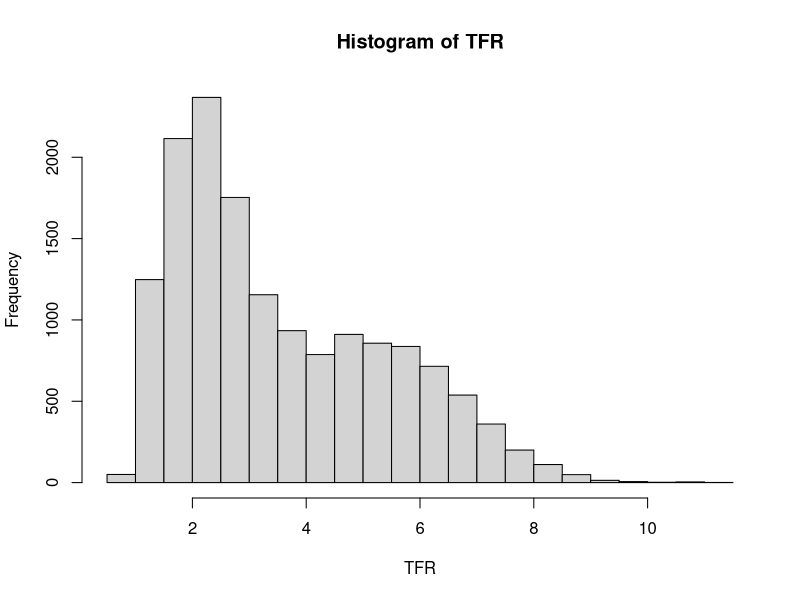
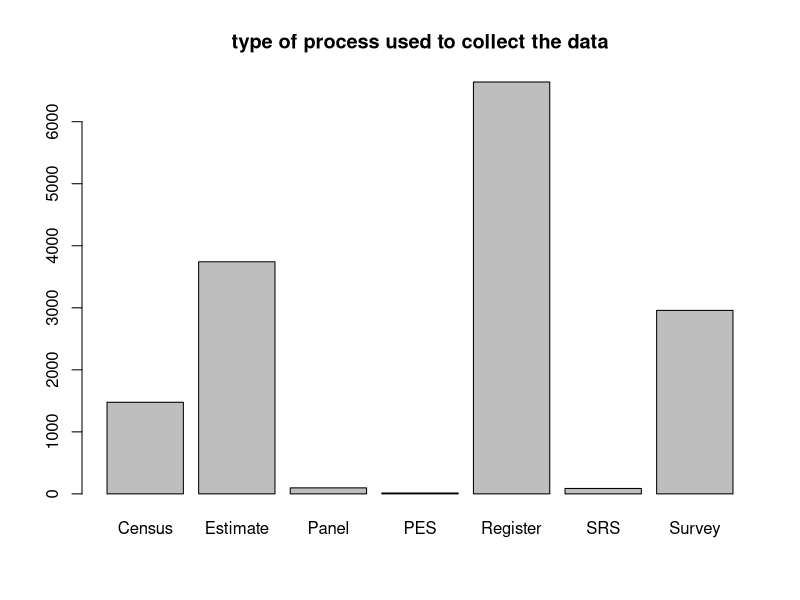
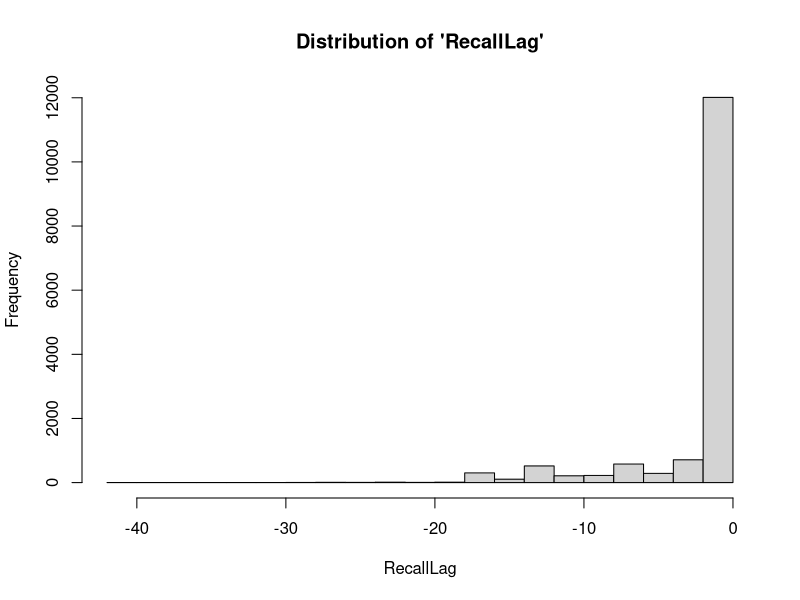
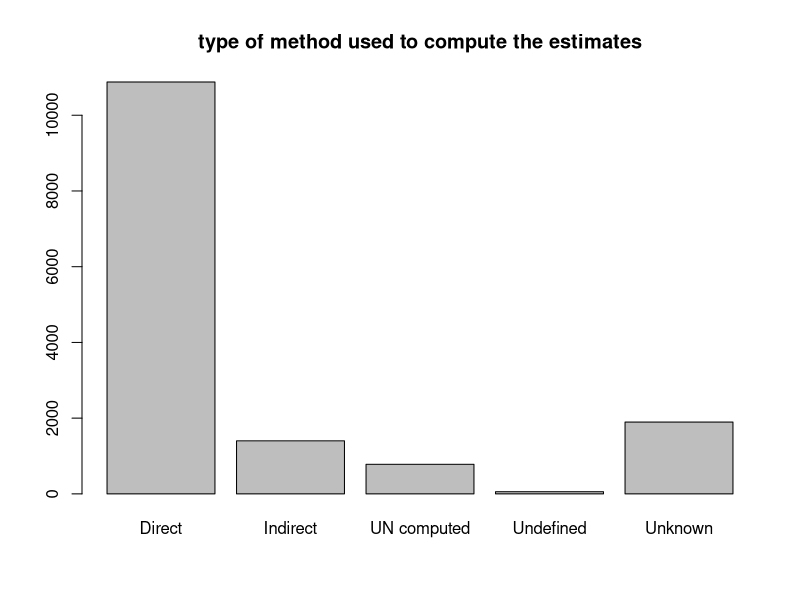
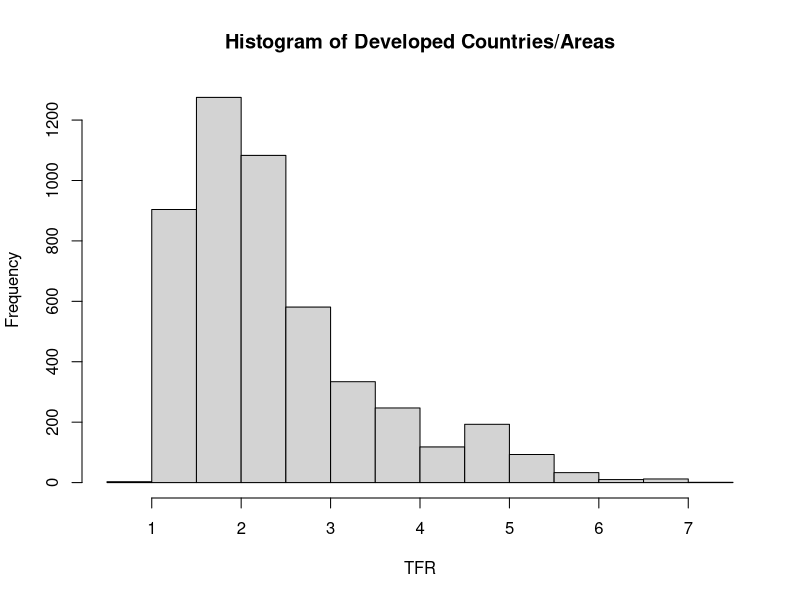
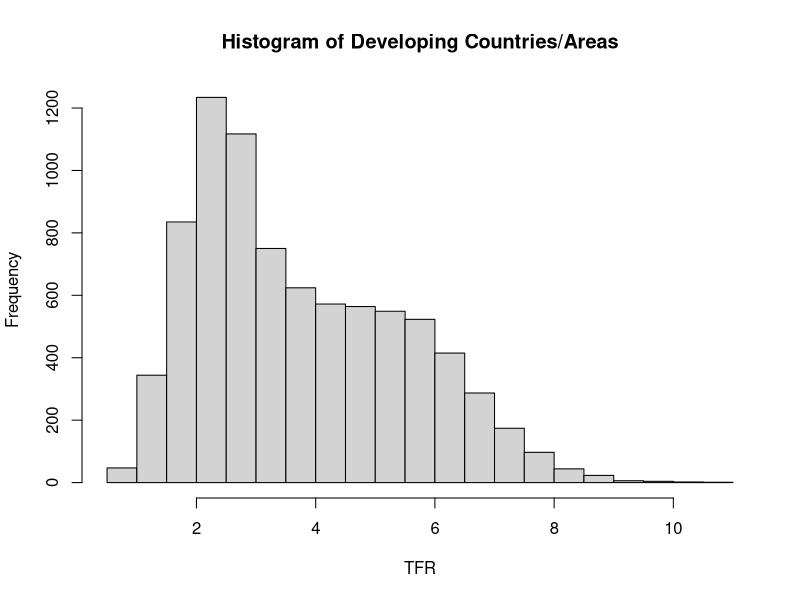
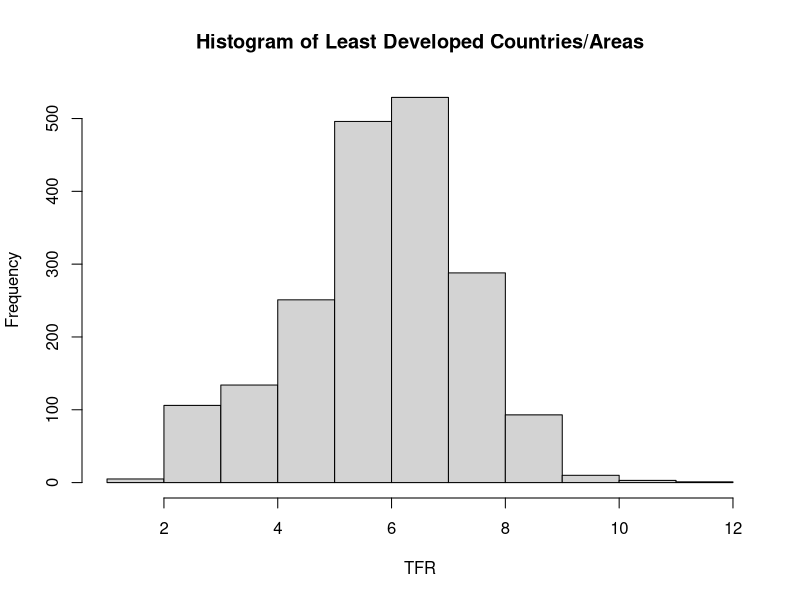
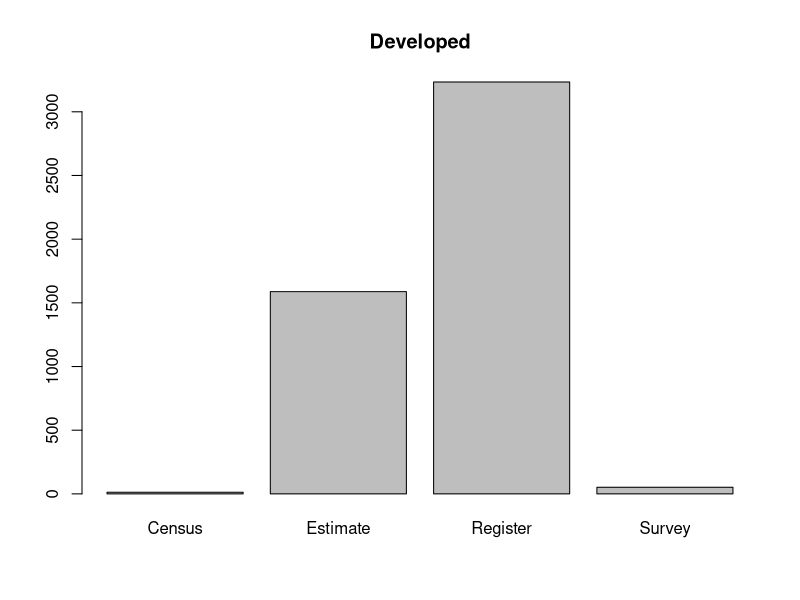

The R script that drew these images, in order: (Note: this script raises an error after producing the figures.)
## ---- chunk 1
knitr::opts_chunk$set(echo = TRUE)
# Load all required dependencies
library(openxlsx)
library(tidyverse)
library(lubridate)
library(stats)
library(data.table)
library(gridExtra)
## ---- chunk 2
# Subset TFR and required predictors from the original dataset
# tfr_data = read.xlsx("/Users/Ka_rennn/Desktop/School/Statistical Conulting/Data/UNPD_WFD_2017_FERTILITY_EmpiricalData.xlsx", sheet = 3)
# tfr_data = tfr_data %>% filter(Indicator == "TFR") %>% select(DataValue, ISO.code, Country.or.area, TimeMid, DataProcessType, DataProcess, DataCatalog.ShortName, RecallLag, DataTypeGroupName, DataTypeRecoded) %>% arrange(ISO.code, TimeMid)
# tfr_data$TimeMid = format(date_decimal(tfr_data$TimeMid), "%Y-%m-%d") # formate time variable
# write.csv(tfr_data, file = "tfr_data.csv")
# rm(tfr_data)
# Load and merge the cleaned data and sub-region data by country
tfr = read.csv("tfr_data.csv", header = T)
subregion = read.csv("un_subregion.csv", header = T)
tfr = merge(x = tfr, y = subregion[ , -1], by = "ISO.code")
tfr$TimeMid = as.Date.character(format(date_decimal(tfr$TimeMid), "%Y-%m-%d"))
tfr <- tfr %>% mutate(year = year(TimeMid)) %>% filter(year <= 2016)
head(tfr)
## ---- chunk 3
# DataValue
hist(tfr$DataValue, xlab = "TFR", main = "Histogram of TFR")
summary(tfr$DataValue) # world-wide speaking, mean TFR is 3.57 and the median is around 3
## ---- chunk 4
# DataProcessType: Type of process used to collect or obtain the data values
barplot(table(tfr$DataProcessType), main = "type of process used to collect the data") # Register, Estimate, Survey and Census are the most popular types of data process
## ---- chunk 5
# DataProcess: Specific process used to collect or obtain the data values (e.g., specific international data collection program)
table(tfr$DataProcess)
## ---- chunk 6
# DataCatalog.ShortName: Abbreviated short name for data source
table(tfr$DataCatalog.ShortName)[1 : 10]
## ---- chunk 7
# RecallLag: Length of the recall period (in years) between time of data collection (FieldWorkMiddle) and the mid-reference date for the data value (TimeMid)
hist(tfr$RecallLag, main = "Distribution of 'RecallLag'", xlab = "RecallLag")
# hist(tfr[tfr$DataTypeGroupName == "Direct", ]$RecallLag, main = "Distribution of 'RecallLag' for Direct method", xlab = "RecallLag") # direct method has smaller "RecallLag"
## ---- chunk 8
# DataTypeGroupName: Type of method used to compute the estimates 
barplot(table(tfr$DataTypeGroupName), main = "type of method used to compute the estimates") # most estimates were calculated using direct method
## ---- chunk 9
# DataTypeRecoded: Type of collected data or estimation process used to derive the data value (i.e., defining whether data are from direct, retrospective or indirect method).
table(tfr$DataTypeRecoded)[1:10]
## ---- chunk 10
table(tfr$development)
## ---- chunk 11
tfr_dev = tfr[tfr$development == "Developed", ]
tfr_deving = tfr[tfr$development == "Developing", ]
tfr_least = tfr[tfr$development == "Least developed", ]
# TFR
hist(tfr_dev$DataValue, main = "Histogram of Developed Countries/Areas", xlab = "TFR")
hist(tfr_deving$DataValue, main = "Histogram of Developing Countries/Areas", xlab = "TFR")
hist(tfr_least$DataValue, main = "Histogram of Least Developed Countries/Areas", xlab = "TFR")
summary(tfr_dev$DataValue) 
summary(tfr_deving$DataValue)
summary(tfr_least$DataValue)
# On average, less developed countries/areas have higher TFR
## ---- chunk 12
# DataProcessType: Type of process used to collect or obtain the data values
barplot(table(tfr_dev$DataProcessType), main = "Developed") 
barplot(table(tfr_deving$DataProcessType), main = "Developing")
barplot(table(tfr_least$DataProcessType), main = "Least Develped") 
## ---- chunk 13
# RecallLag
par(mfrow = c(2, 2))
hist(tfr_dev$RecallLag, main = "Developed", xlim = c(-40, 0))
hist(tfr_deving$RecallLag, main = "Developing", xlim = c(-40, 0))
hist(tfr_least$RecallLag, main = "Least Developed", xlim = c(-40, 0))
## ---- chunk 14
# DataTypeGroupName
barplot(table(tfr_dev$DataTypeGroupName), main = "Developed")
barplot(table(tfr_deving$DataTypeGroupName), main = "Developing")
barplot(table(tfr_least$DataTypeGroupName), main = "Least Developed")
## ---- chunk 15
# Generate a function to genreate time series plot for each input contry
tfr_plot = function(country){
  #ggplot(tfr[which(tfr$Country.or.area == country), ], aes(x = TimeMid, y = DataValue, col = DataCatalog.ShortName)) + geom_point() + geom_line() + scale_x_date(date_labels = "%Y") + geom_smooth() + ggtitle(paste(country))
  
  ggplot(tfr[which(tfr$Country.or.area == country), ], aes(x = TimeMid, y = DataValue, col = DataTypeRecoded)) + geom_point(aes(size = 6.5 - sqrt(-RecallLag))) + geom_line() + scale_x_date(date_labels = "%Y") + geom_smooth() + ggtitle(paste(country)) + scale_y_continuous(limits = c(0, 11.5))
}

tfr_m <- tfr %>% group_by(year, ISO.code, Country.or.area) %>% summarise(DataValue = mean(DataValue)) %>% arrange(ISO.code, year) %>% ungroup()

tfr_m_plot <- function(country) {
  ggplot(tfr[which(tfr$Country.or.area == country), ], aes(x = year, y = DataValue)) + geom_point() + geom_line() + scale_x_date(date_labels = "%Y") + geom_smooth() + ggtitle(paste(country))
}

# Developed countries
tfr_plot("Japan")
tfr_plot("United States of America")
# Developing countries
tfr_plot("China")
tfr_plot("Brazil")
# Least developed countries
tfr_plot("Uganda")
tfr_plot("Haiti")
## ---- chunk 16
# return best degree, best model summary, and plot
best_model <- function(country, max_degree = 10, print.plot = TRUE) {
  
  require(dplyr)
  country_data <- tfr_m %>%
    filter(Country.or.area == country)
  mean_year <- mean(country_data$year)
  country_data <- country_data %>%
    mutate(year_ctr = year - mean_year)
  n <- nrow(country_data)
  current_formula <- "DataValue~year_ctr"
  best_model <- lm(formula(current_formula), data = country_data)
  best_degree <- 1
  p_value <- NA
  for(i in 2:max_degree) {
    new_formula <- paste0(current_formula,"+I(year_ctr^",i,")")
    new_model <- lm(formula(new_formula), data = country_data)
    compare_anova <- anova(new_model, best_model)
    
    
    if((compare_anova$`Pr(>F)`[2] < 0.05) & is.na(compare_anova$`Pr(>F)`[2]) == FALSE) {
      best_model <- new_model
      best_degree <- i
      p_value <- compare_anova$`Pr(>F)`[2]
    } else {
      NULL
    }
    current_formula <- new_formula
  }
  year1 <- unique(country_data$year)
  country.pred <- data.frame(year = year1, predict(best_model, interval = 'confidence'))
  
  p <- ggplot() + 
    geom_point(data = country_data, aes(year, DataValue)) + 
    geom_line(data = country.pred, aes(year, fit)) + 
    geom_ribbon(data = country.pred, aes(year, ymin = lwr, ymax = upr), alpha = 0.4) + 
    scale_y_continuous(limits = c(0, 11.5)) + 
    ggtitle(paste(country))
  print(p)
  return(list(
    model_deets = list(degree = best_degree,
                       R2 = summary(best_model$adj.r.squared),
                       RMSE = sqrt(sum(residuals(best_model)^2)/length(residuals(best_model)))
    ),
    model = best_model, p.value = p_value,
    plot = p)
  )
}
## ---- chunk 17
japan_model <- best_model("Japan")
japan_model$degree
predict(japan_model$model, newdata = data.frame(year_ctr = 1947-1981))
## ---- chunk 18
best_model_predict <- function(country, max_degree = 10) {
  
  require(dplyr)
  country_data <- tfr_m %>%
    filter(Country.or.area == country#, year >= 1950 
           )
  mean_year <- mean(country_data$year)
  
  country_data <- country_data %>%
    mutate(year_ctr = year - mean_year)
  n <- nrow(country_data)
  current_formula <- "DataValue~year_ctr"
  best_model <- lm(formula(current_formula), data = country_data)
  for(i in 2:max_degree) {
    new_formula <- paste0(current_formula,"+I(year_ctr^",i,")")
    new_model <- lm(formula(new_formula), data = country_data)
    compare_anova <- anova(new_model, best_model)
    if((compare_anova$`Pr(>F)`[2] < 0.05) & is.na(compare_anova$`Pr(>F)`[2]) == FALSE) {
      best_model <- new_model
      best_degree <- i
    } else {
      break
    }
    current_formula <- new_formula
  }
  year1 <- unique(country_data$year)
  pred <- data.frame(newdata = data.frame(year = year1), predict(best_model))
  pred$Country.or.area <- rep(country, length(year1))
  colnames(pred) <- c("year", "predict", "Country.or.area")
  return(data.frame(pred))
}

joincountry <- function(x, y, by = NULL) {
  require(dplyr)
  left_join(y, x, by = by)
}

pred.table1 <- rbindlist(lapply(as.list(unique(tfr$Country.or.area)), best_model_predict))
pred.table1$Country.or.area <- as.character(pred.table1$Country.or.area)


tfr_pred1 <- tfr %>% mutate(year = year(TimeMid), Country.or.area = as.character(Country.or.area)) %>% left_join(., pred.table1, by = c("Country.or.area" = "Country.or.area", "year" = "year")) %>% mutate(res = DataValue - predict) %>% group_by(DataProcessType, region, development) %>% mutate(avg.adj1 = -mean(res)) %>% ungroup() %>% mutate(adjd.tfr = DataValue + avg.adj1)

tfr_pred_plot1 <- function(country) {
  tfr_pred1 %>% filter(Country.or.area == country) %>% ggplot() + geom_point(aes(x = year, y = DataValue), col = "blue") + geom_smooth(aes(x= year, y = DataValue)) + geom_point(aes(x= year, y = adjd.tfr), col = "red") + geom_smooth(aes(x= year, y = adjd.tfr), col = "red") + ggtitle(paste(country))
}

## ---- chunk 19
# change best_model_predict to include filter(year >= 1950) before running

tfr1950 <- tfr %>% filter(year >= 1950)

pred.table2 <- rbindlist(lapply(as.list(unique(tfr1950$Country.or.area)), best_model_predict))
pred.table2$Country.or.area <- as.character(pred.table2$Country.or.area)

tfr_pred2 <- tfr1950 %>% mutate(Country.or.area = as.character(Country.or.area)) %>% left_join(., pred.table2, by = c("Country.or.area" = "Country.or.area", "year" = "year")) %>% mutate(res = DataValue - predict) %>% group_by(DataCatalog.ShortName, region, development) %>% mutate(avg.adj1 = -mean(res)) %>% ungroup() %>% mutate(adjd.tfr = DataValue + avg.adj1)

tfr_pred2_plot <- function(country) {
  tfr_pred2 %>% filter(Country.or.area == country) %>% ggplot() + geom_point(aes(x = year, y = DataValue), col = "blue") + geom_smooth(aes(x= year, y = DataValue), size = 0.2) + geom_point(aes(x= year, y = adjd.tfr), col = "red") + geom_smooth(aes(x= year, y = adjd.tfr), col = "red", size = 0.2) + ggtitle(paste(country))
}

## ---- chunk 20
#missing_tbl <- read.csv("/Users/Ka_rennn/Desktop/School/Statistical Consulting/Data/missing_tbl.csv")
ggplot(missing_tbl, aes(x = n_missing, col = development, fill = development)) +
  geom_histogram(alpha = 0.5, pos = "identity", binwidth = 4) +
  labs(title = "Missing data counts by development level", 
       x = "Number of missing years 1950 - 2016",
       y = "Countries")
## ---- chunk 21
plot_list <- vector("list", n_distinct(tfr_m$Country.or.area))
for(i in 1:n_distinct(tfr_m$Country.or.area)) {
  countries <- sort(unique(tfr_m$Country.or.area))
  country <- countries[i]
  plot_list[[i]] <- best_model(country, print.plot = FALSE)$plot
  if(i %% 10 == 0) {
    print(paste("Country:", country))
  }
}
## ---- chunk 22
ggsave("multiplots.pdf", marrangeGrob(grobs = plot_list, nrow=3, ncol=2))
## ---- chunk 23
countryAttr <- tfr1950 %>% group_by(Country.or.area) %>% summarise(n_distinct(year)) %>% as.data.frame()
tfr_pred2 %>% filtergroup_by(Country.or.area, year)
